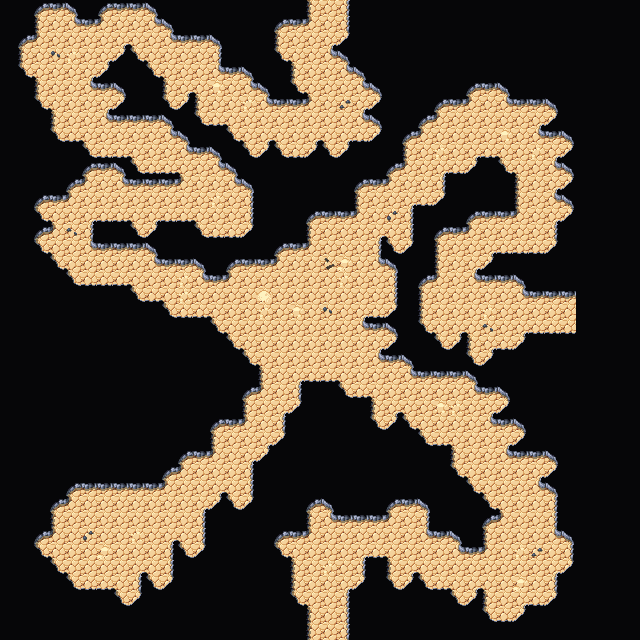

Below is a game level as drawn by its tile map, then a one-line description and the .tmx that defines it (tile-layer data replaced by summaries):
An orthogonal 40x40 tile map with 16x16 px tiles, 4 tile layers (Collision, Background, Walls, Clutter), 2 tilesets and 3 objects.

<map version="1.5" tiledversion="1.7.2" orientation="orthogonal" renderorder="right-down" width="40" height="40" tilewidth="16" tileheight="16" infinite="0" nextlayerid="7" nextobjectid="63">
 <editorsettings>
  <export target="wastetown..tmx" format="tmx" />
 </editorsettings>
 <tileset firstgid="1" source="../../../tileset/main.tsx" />
 <tileset firstgid="3477" source="../../../tileset/buildings.tsx" />
 <layer id="6" name="Collision" width="40" height="40">
  <data>[1600 cells, 0 non-empty, 0 distinct tile ids]</data>
 </layer>
 <layer id="1" name="Background" width="40" height="40">
  <data>[1600 cells, 1600 non-empty, 1 distinct tile ids]</data>
 </layer>
 <layer id="2" name="Walls" width="40" height="40">
  <data>[1600 cells, 1297 non-empty, 18 distinct tile ids]</data>
 </layer>
 <layer id="3" name="Clutter" width="40" height="40">
  <properties>
   <property name="spriteLayer" type="bool" value="true" />
  </properties>
  <data>[1600 cells, 31 non-empty, 9 distinct tile ids]</data>
 </layer>
 <objectgroup id="4" name="Objects">
  <object id="60" template="../../../obj/door_left.tx" x="558.667" y="320.667">
   <properties>
    <property name="teleport" value="../common/maps/map/cave/cave_multilevel_4/cave_23G2.tmx" />
    <property name="teleportObjectId" value="63" />
   </properties>
  </object>
  <object id="61" template="../../../obj/door_down.tx" x="319.333" y="19.3333">
   <properties>
    <property name="teleport" value="../common/maps/map/cave/cave_multilevel_4/cave_23F1.tmx" />
    <property name="teleportObjectId" value="62" />
   </properties>
  </object>
  <object id="62" template="../../../obj/door_up.tx" x="321.655" y="638.393">
   <properties>
    <property name="teleport" value="../common/maps/map/cave/cave_multilevel_4/cave_23H1.tmx" />
    <property name="teleportObjectId" value="61" />
   </properties>
  </object>
 </objectgroup>
</map>
